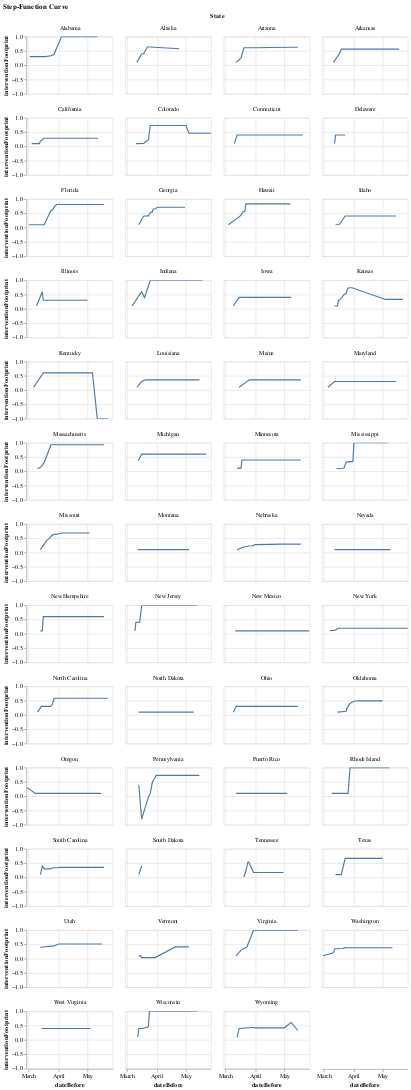

Write notebook code for a chart like this one.
### Code cell
import altair as alt
chart = alt.Chart(df_all).mark_line().encode(
        x = alt.X("dateBefore"),
        y = alt.Y("interventionFootprint",scale=alt.Scale(0,1) ),
        facet=alt.Facet('State:O', columns=4),
    )
chart.properties(width=150,height=100,title="Step-Function Curve").interactive()

### Figure 1 — Vega-Lite specification as saved in the notebook (floating-point values rounded to 4 significant figures; data arrays with more than 128 entries replaced by an {"elided": "..."} marker saying what was removed)
{"config": {"view": {"continuousWidth": 400, "continuousHeight": 300}}, "data": {"name": "data-ca1113e8c8dbed2e3d3be66f2c75ff42"}, "mark": "line", "encoding": {"facet": {"type": "ordinal", "columns": 4, "field": "State"}, "x": {"type": "temporal", "field": "dateBefore"}, "y": {"type": "quantitative", "field": "interventionFootprint", "scale": {"align": 0, "base": 1}}}, "height": 100, "selection": {"selector004": {"type": "interval", "bind": "scales", "encodings": ["x", "y"]}}, "title": "Step-Function Curve", "width": 150, "$schema": "https://vega.github.io/schema/vega-lite/v4.0.2.json", "datasets": {"data-ca1113e8c8dbed2e3d3be66f2c75ff42": {"elided": "388 records"}}}
